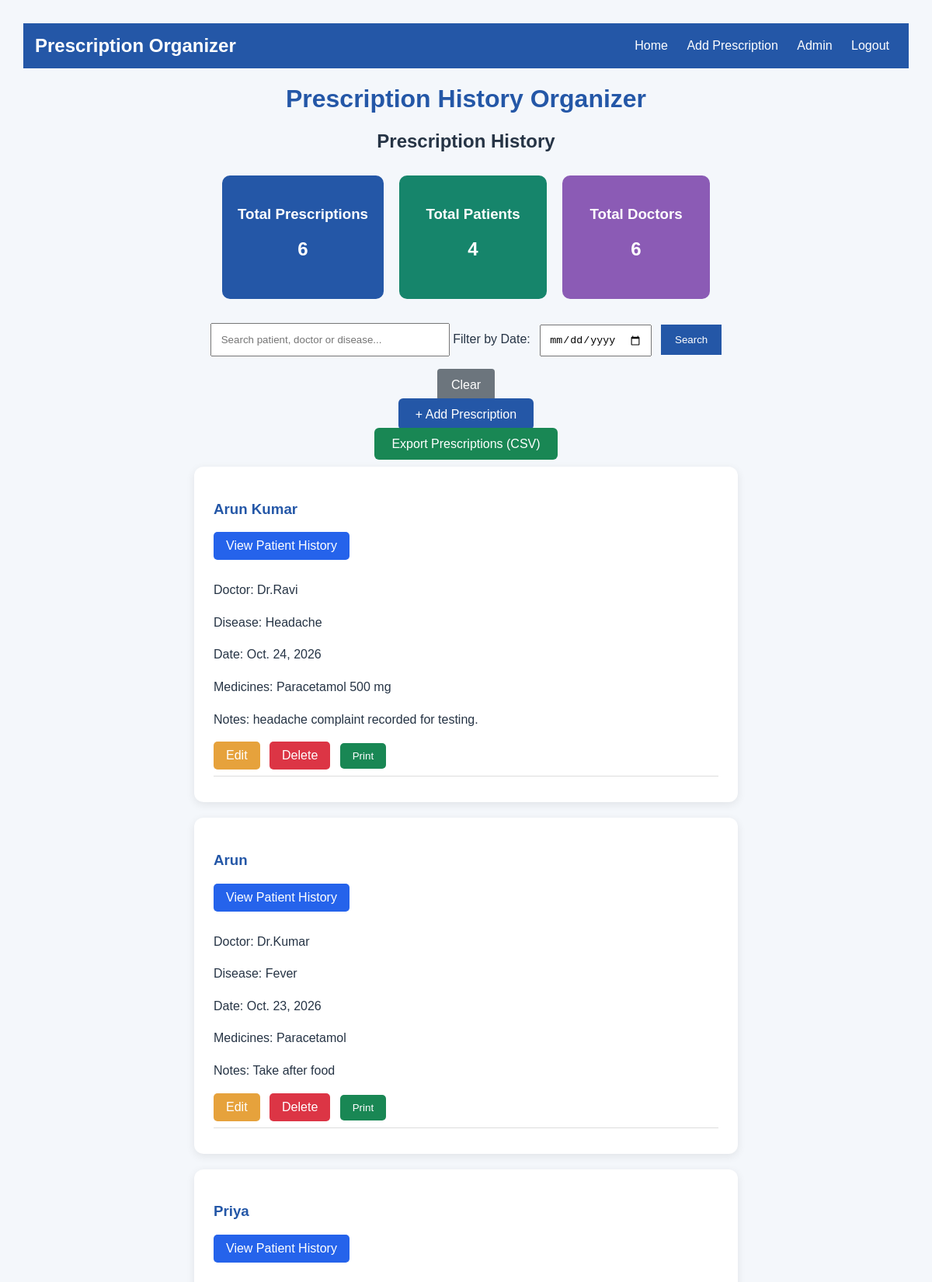
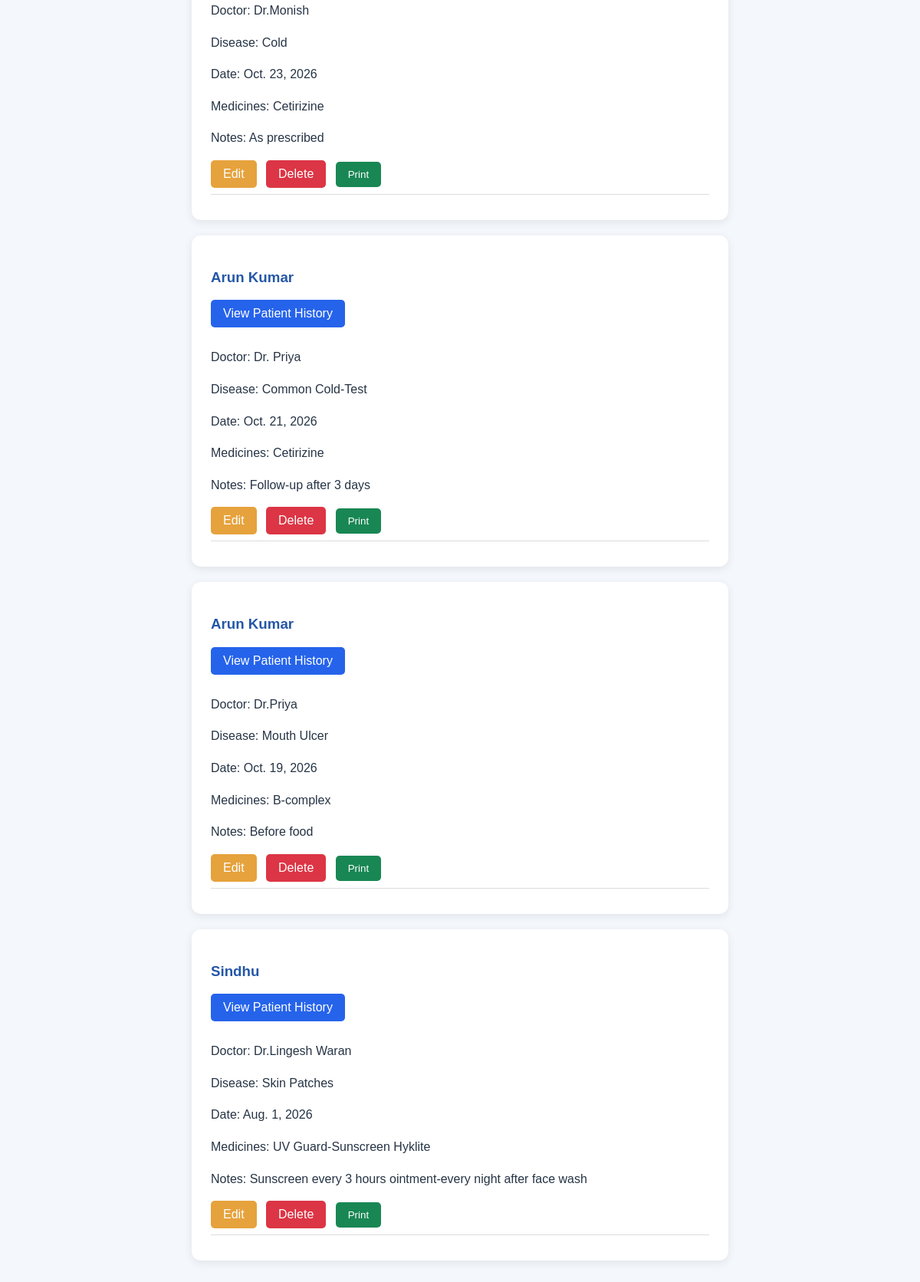
The app's page / (signed in) with its own data (2 pictures, top to bottom).
### prescriptions/models.py (models this page shows, shortened)
class Prescription(models.Model):
    patient_name = models.CharField(max_length=100)
    patient = models.ForeignKey(
    Patient,
    on_delete=models.CASCADE,
    null=True,
    blank=True
)
    doctor_name = models.CharField(max_length=100)
    disease = models.CharField(max_length=200)
    prescription_date = models.DateField()
    medicines = models.TextField()
    notes = models.TextField(blank=True)

### prescriptions/views.py (the view, shortened to what this page needs)
# urls.py: path('', views.home, name='home'),
@login_required(login_url='login')
def home(request):
    query = request.GET.get('search', '')
    selected_date = request.GET.get('date', '')
    prescriptions = Prescription.objects.all().order_by('-prescription_date')
    if selected_date:
        prescriptions = prescriptions.filter(
            prescription_date=selected_date
        )
    return render(request, 'prescriptions/home.html', {
        'prescriptions': prescriptions,
        'query': query,
        'selected_date': selected_date,
        'total_prescriptions': Prescription.objects.count(),
        'total_patients': Prescription.objects.values('patient_name').distinct().count(),
        'total_doctors': Prescription.objects.values('doctor_name').distinct().count(),
    })

### prescriptions/templates/prescriptions/home.html (shortened to what this page needs)
<!DOCTYPE html>
<html lang="en">
<head>
</head>
<body>
    <nav style="background: #2457a7; padding: 15px;
            display: flex; justify-content: space-between;
            align-items: center; flex-wrap: wrap;">
    <h2 style="color: white; margin: 0;">
        Prescription Organizer
    </h2>
    <div>
        <a href="{% url 'home' %}"
           style="color: white; text-decoration: none;
           margin: 10px;">Home</a>
        <a href="{% url 'add_prescription' %}"
           style="color: white; text-decoration: none;
           margin: 10px;">Add Prescription</a>
        <a href="/admin/"
           style="color: white; text-decoration: none;
           margin: 10px;">Admin</a>
        <a href="{% url 'logout' %}"
           style="color: white; text-decoration: none;
           margin: 10px;">Logout</a>
    </div>
</nav>
    <h1>Prescription History Organizer</h1>
    <h2>Prescription History</h2>
<div style="display: flex; justify-content: center; gap: 20px;
            flex-wrap: wrap; margin: 25px auto;">
    <div style="background: #2457a7; color: white; padding: 20px;
                border-radius: 10px; min-width: 150px; text-align: center;">
        <h3>Total Prescriptions</h3>
        <h2>{{ total_prescriptions }}</h2>
    </div>
    <div style="background: #16856b; color: white; padding: 20px;
                border-radius: 10px; min-width: 150px; text-align: center;">
        <h3>Total Patients</h3>
        <h2>{{ total_patients }}</h2>
    </div>
    <div style="background: #8b5bb5; color: white; padding: 20px;
                border-radius: 10px; min-width: 150px; text-align: center;">
        <h3>Total Doctors</h3>
        <h2>{{ total_doctors }}</h2>
    </div>
</div>
<form method="GET" style="text-align: center; margin: 20px;">
    <input
        type="text"
        name="search"
        placeholder="Search patient, doctor or disease..."
        value="{{ query }}"
        style="padding: 12px; width: 280px; max-width: 90%;"
    >
    <label for="date">Filter by Date:</label>
    <input
        type="date"
        id="date"
        name="date"
        value="{{ selected_date }}"
        style="padding: 10px; margin: 8px;"
    >
    <button
        type="submit"
        style="padding: 12px 18px; background: #2457a7;
        color: white; border: none; cursor: pointer;"
    >
        Search
    </button>
</form>
<div style="text-align: center; margin: 20px;">
    <a href="{% url 'home' %}"
       style="padding: 12px 18px; background: #6c757d;
       color: white; text-decoration: none; border-radius: 4px;">
        Clear
    </a>
</div>
<div style="text-align: center; margin: 20px;">
    <a href="{% url 'add_prescription' %}"
       style="background: #2457a7; color: white; padding: 12px 22px;
       text-decoration: none; border-radius: 6px;">
        + Add Prescription
    </a>
</div>
<div style="text-align: center; margin: 20px;">
    <a href="{% url 'export_prescriptions' %}"
       style="background: #198754; color: white;
       padding: 12px 22px; text-decoration: none;
       border-radius: 6px;">
        Export Prescriptions (CSV)
    </a>
</div>
    {% for prescription in prescriptions %}
        <div class="prescription-card">
                <h3>{{ prescription.patient_name }}</h3>
                <a href="{% url 'patient_history' prescription.patient_name %}"
   style="display: inline-block; background: #2563eb;
   color: white; padding: 9px 16px; text-decoration: none;
   border-radius: 5px; margin-bottom: 10px;">
    View Patient History
</a>
            <p>Doctor: {{ prescription.doctor_name }}</p>
            <p>Disease: {{ prescription.disease }}</p>
            <p>Date: {{ prescription.prescription_date }}</p>
            <p>Medicines: {{ prescription.medicines }}</p>
            <p>Notes: {{ prescription.notes }}</p>
<a href="{% url 'edit_prescription' prescription.pk %}"
   style="display: inline-block; background: #e6a23c;
   color: white; padding: 9px 16px; text-decoration: none;
   border-radius: 5px;">
    Edit
</a>
<a href="{% url 'delete_prescription' prescription.pk %}"
   style="display: inline-block; background: #dc3545;
   color: white; padding: 9px 16px; text-decoration: none;
   border-radius: 5px; margin-left: 8px;">
    Delete
</a>
<button onclick="window.print()"
        style="background: #198754; color: white;
        padding: 9px 16px; border: none;
        border-radius: 5px; margin-left: 8px;
        cursor: pointer;">
    Print
</button>
            <hr>
        </div>
    {% empty %}
        <p>No prescriptions found.</p>
    {% endfor %}
</body>
</html>

### prescriptions/templates/prescriptions/home.html (style rules this page uses)
body { font-family: Arial, sans-serif; background: #f4f7fb; margin: 0; padding: 30px; color: #263445; }
h1 { text-align: center; color: #2457a7; }
h2 { text-align: center; margin-bottom: 30px; }
.prescription-card { background: white; max-width: 650px; margin: 20px auto; padding: 25px; border-radius: 12px; box-shadow: 0 3px 12px #00000015; }
.prescription-card h3 { color: #2457a7; }
.prescription-card p { line-height: 1.6; }
hr { border: 0; border-top: 1px solid #ddd; }

### records on screen
Prescription: patient_name "Arun Kumar", doctor_name "Dr.Ravi", disease "Headache", prescription_date "Oct. 24, 2026", medicines "Paracetamol 500 mg", notes "headache complaint recorded for testing."
Prescription: patient_name "Arun", doctor_name "Dr.Kumar", disease "Fever", prescription_date "Oct. 23, 2026", medicines "Paracetamol", notes "Take after food"
Prescription: patient_name "Priya", doctor_name "Dr.Monish", disease "Cold", prescription_date "Oct. 23, 2026", medicines "Cetirizine", notes "As prescribed"
Prescription: patient_name "Arun Kumar", doctor_name "Dr. Priya", disease "Common Cold-Test", prescription_date "Oct. 21, 2026", medicines "Cetirizine", notes "Follow-up after 3 days"
Prescription: patient_name "Arun Kumar", doctor_name "Dr.Priya", disease "Mouth Ulcer", prescription_date "Oct. 19, 2026", medicines "B-complex", notes "Before food"
Prescription: patient_name "Sindhu", doctor_name "Dr.Lingesh Waran", disease "Skin Patches", prescription_date "Aug. 1, 2026", medicines "UV Guard-Sunscreen Hyklite", notes "Sunscreen every 3 hours ointment-every night after face wash"

### other values on screen
{{ total_prescriptions }} "6"
{{ total_patients }} "4"
{{ total_doctors }} "6"
